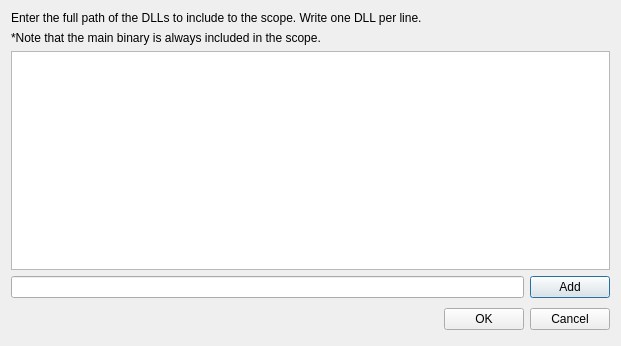
<?xml version="1.0" encoding="UTF-8"?>
<ui version="4.0">
 <class>DLLSelectorDialog</class>
 <widget class="QDialog" name="DLLSelectorDialog">
  <property name="geometry">
   <rect>
    <x>0</x>
    <y>0</y>
    <width>621</width>
    <height>346</height>
   </rect>
  </property>
  <property name="windowTitle">
   <string>Dialog</string>
  </property>
  <layout class="QVBoxLayout" name="verticalLayout_2">
   <item>
    <widget class="QLabel" name="label">
     <property name="text">
      <string>Enter the full path of the DLLs to include to the scope. Write one DLL per line.</string>
     </property>
    </widget>
   </item>
   <item>
    <widget class="QLabel" name="label_2">
     <property name="text">
      <string>*Note that the main binary is always included in the scope.</string>
     </property>
    </widget>
   </item>
   <item>
    <widget class="QListWidget" name="listWidget"/>
   </item>
   <item>
    <layout class="QHBoxLayout" name="horizontalLayout">
     <item>
      <widget class="QLineEdit" name="lineEdit"/>
     </item>
     <item>
      <widget class="QPushButton" name="addLinePushButton">
       <property name="text">
        <string>Add</string>
       </property>
      </widget>
     </item>
    </layout>
   </item>
   <item>
    <layout class="QHBoxLayout">
     <property name="spacing">
      <number>6</number>
     </property>
     <property name="margin" stdset="0">
      <number>0</number>
     </property>
     <item>
      <spacer>
       <property name="orientation">
        <enum>Qt::Horizontal</enum>
       </property>
       <property name="sizeHint" stdset="0">
        <size>
         <width>131</width>
         <height>31</height>
        </size>
       </property>
      </spacer>
     </item>
     <item>
      <widget class="QPushButton" name="okButton">
       <property name="text">
        <string>OK</string>
       </property>
      </widget>
     </item>
     <item>
      <widget class="QPushButton" name="cancelButton">
       <property name="text">
        <string>Cancel</string>
       </property>
      </widget>
     </item>
    </layout>
   </item>
  </layout>
 </widget>
 <resources/>
 <connections>
  <connection>
   <sender>okButton</sender>
   <signal>clicked()</signal>
   <receiver>DLLSelectorDialog</receiver>
   <slot>accept()</slot>
   <hints>
    <hint type="sourcelabel">
     <x>278</x>
     <y>253</y>
    </hint>
    <hint type="destinationlabel">
     <x>96</x>
     <y>254</y>
    </hint>
   </hints>
  </connection>
  <connection>
   <sender>cancelButton</sender>
   <signal>clicked()</signal>
   <receiver>DLLSelectorDialog</receiver>
   <slot>reject()</slot>
   <hints>
    <hint type="sourcelabel">
     <x>369</x>
     <y>253</y>
    </hint>
    <hint type="destinationlabel">
     <x>179</x>
     <y>282</y>
    </hint>
   </hints>
  </connection>
 </connections>
</ui>
